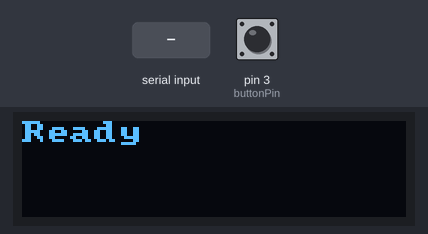
Simulated run of this sketch. Board: Arduino Uno, built for the host (arithmetic inside an expression is 32-bit, double 64-bit). Shown: 128×32 one-colour display. Wiring (inferred from the names in the program): MPU-6050 motion sensor at I2C address 0x68. The test bench sets the inputs (shaded band); at power-on: pin 3 (buttonPin) HIGH. What the sketch prints to the serial monitor is not drawn.

Above: at 1.2 s.
1.3 s: ";\n" received over the second serial link
At 2.5 s:
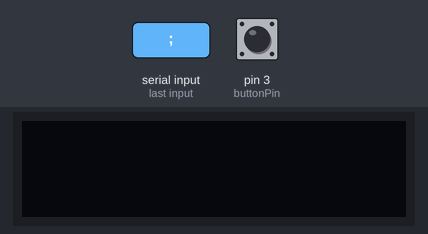
2.8 s: pin 3 (buttonPin) pulled LOW for 0.15 s
4.4 s: pin 3 (buttonPin) pulled LOW for 1 s
6.9 s: ";\n" received over Serial
Timing chart, 0 to 9.4 s (numbered marks = the images above; inputs shaded):
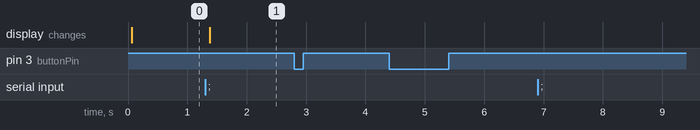

Measured:
- after the input at 1.3 s, the display: changes after 0.08 s (image 1)
- after the input at 2.8 s, every drawn part: stays the same
- after the input at 4.4 s, every drawn part: stays the same
- after the input at 6.9 s, every drawn part: stays the same

The sketch:

mywearableArduino.ino
```cpp
/********************************************************************************
** Bidirectional BLE Communication using a 2-step handshake protocol
*********************************************************************************/
unsigned long sampling_rate = 25;
unsigned long period = (1e6)/sampling_rate;

// BT Library
#include <AltSoftSerial.h>
AltSoftSerial hm10; // create the AltSoftSerial connection for the HM10
#include "I2Cdev.h"
//#include "MPU6050_6Axis_MotionApps20.h"
#include "MPU6050.h"
#include "Wire.h"

// Global Variables
char in_text[64];                           // Character buffer
bool bleConnected = false;                  // false == not connected, true == connected
unsigned long sendTimer = 0;                // timer for sending data once connected

// --------------------------------------------------------------------------------
// This function handles the BLE handshake
// It detects if central is sending "AT+...", indicating the handshake is not complete
// If a "T" is received right after an "A", we send back the handshake confirmation
// The function returns true if a connection is established and false otherwise
// --------------------------------------------------------------------------------
bool bleHandshake(char input) {
  static char lastChar;

  if (lastChar == 'A' & input == 'T') {
    hm10.print("#");
    delay(50);
    lastChar = ' ';
    hm10.flushInput();
    bleConnected = true;
    return true;
  }
  else {
    lastChar = input;
    return false;
  }
}

// --------------------------------------------------------------------------------
// This function reads characters from the HM-10
// It calls the bleHandshake() function to see if we are connecting
// Otherwise, it fills a buffer "in_text" until we see a ";" (our newline stand-in)
// --------------------------------------------------------------------------------
bool readBLE() {
  static int i = 0;
  char c = hm10.read();
  delay(50);
  if (bleHandshake(c)) {
    i = 0;
  }
  else {
    // If the buffer overflows, go back to its beginning
    if (i >= sizeof(in_text) - 1)
      i = 0;
    // All of our messages will terminate with ';' instead of a newline
    if (String(c) == ";") {

      in_text[i] = '\0'; // terminate the string
      i = 0;
      return true;
    }
    else {
      in_text[i++] = c;
    }
  }
  return false; // nothing to print
}

// --------------------------------------------------------------------------------
// Forward data from Serial to the BLE module
// This is useful to set the modes of the BLE module
// --------------------------------------------------------------------------------
void writeBLE() {
  static boolean newline = true;
  while (Serial.available()) {
    char c = Serial.read();

    // We cannot send newline to the HM-10 so we have to catch it
    if (c != '\n' & c != '\r')
      hm10.print(c);

    // Also print to Serial Monitor so we can see what we typed
    // If there is a new line character, print the ">" character
    if (newline) {
      Serial.print("\n>");
      newline = false;
    }

    if (c == '\n')
      newline = true;
  }
}

const int buttonPin = 3;
bool asleep = false;
volatile bool buttonPressed = false;


void buttonInterruptISR() {
  static unsigned long lastInterrupt = 0;
  unsigned long interruptTime = millis();
  if (interruptTime - lastInterrupt > 200)
    buttonPressed = true;
  lastInterrupt = interruptTime;
}

void toggleSleep() {
  //complete the if statement conditional for when the system should be going to sleep
  Serial.print("toggle sleep");
  if (buttonPressed) {
    asleep = !asleep;
    if (asleep) {
      Serial.print("Going to sleep");
      hm10.write("AT");
      delay(300);
      hm10.write("AT+ADTY3");
      delay(300);
      hm10.write("AT+SLEEP");
      asleep = true;
    }
    // Complete the if statement for when the system should be waking up
    else {
      Serial.println("Waking up!");
      hm10.write("AT+aaaaaaaaaaaaaaaaaaaaaaaaaaaaaaaaaaaaaaaaaaaaaaaaaaaaaaaaaaaaaaaaaaaaaaaaaaaaaaaa");
      delay(300);
      hm10.write("AT+ADTY0");
      delay(300);
      hm10.write("AT+RESET");
      delay(300);
      asleep = false;
      Serial.print("Awake");
    }

    buttonPressed = false;
  }
}


//// Define IMU pin variables
//const int interruptPin = 2;
//volatile bool imuDataReady = false;

// IMU data variables
int16_t ax, ay, az, tp, gx, gy, gz;

// IMU setup
const int MPU_addr = 0x68;  // I2C address of the MPU-6050
MPU6050 IMU(MPU_addr);      // Instantiate IMU object


#include "U8x8lib.h"
#define OLED_RESET 4
U8X8_SSD1306_128X32_UNIVISION_HW_I2C u8x8(OLED_RESET);

int index = 0;
char out_str[16];
int characterCounter = 0;

void initDisplay() {
  u8x8.begin();
  u8x8.setPowerSave(0);
  u8x8.setFont(u8x8_font_amstrad_cpc_extended_r);
  u8x8.setCursor(0, 0);
}
void showMessage(const char * message, int row, bool cleardisplay) {
  if (cleardisplay) {
    u8x8.clearDisplay();
  }
  u8x8.setCursor(0, row);
  u8x8.print(message);
}


//void interruptPinISR() {
//  imuDataReady = true;
//}

void initIMU() {

  // Initialize the IMU and the DMP (Digital Motion Processor) on the IMU
  IMU.initialize();
//  IMU.dmpInitialize();
//  IMU.setDMPEnabled(true);

  // Initialize I2C communications
  Wire.begin();
  Wire.beginTransmission(MPU_addr);
  Wire.write(0x6B);               // PWR_MGMT_1 register
  Wire.write(0);                      // Set to zero (wakes up the MPU-6050)
  Wire.endTransmission(true);

//  // Create an interrupt for pin2, which is connected to the INT pin of the MPU6050
//  pinMode(interruptPin, INPUT);
//  attachInterrupt(digitalPinToInterrupt(interruptPin), interruptPinISR, RISING);
}

void readIMU() {
  Wire.beginTransmission(MPU_addr);
  Wire.write(0x3B);                   // starting with register 0x3B (ACCEL_XOUT_H)
  Wire.endTransmission(false);

  Wire.requestFrom(MPU_addr, 14, true); // request a total of 14 registers

  //Temperature
  ax = Wire.read() << 8 | Wire.read();  // 0x3B (ACCEL_XOUT_H) & 0x3C (ACCEL_XOUT_L)
  ay = Wire.read() << 8 | Wire.read();  // 0x3D (ACCEL_YOUT_H) & 0x3E (ACCEL_YOUT_L)
  az = Wire.read() << 8 | Wire.read();  // 0x3F (ACCEL_ZOUT_H) & 0x40 (ACCEL_ZOUT_L)

  //Temperature
  tp = Wire.read() << 8 | Wire.read();  // 0x41 (TEMP_OUT_H) & 0x42 (TEMP_OUT_L)

  //Gyroscope (3 Axis)
  gx = Wire.read() << 8 | Wire.read();  // 0x43 (GYRO_XOUT_H) & 0x44 (GYRO_XOUT_L)
  gy = Wire.read() << 8 | Wire.read();  // 0x45 (GYRO_YOUT_H) & 0x46 (GYRO_YOUT_L)
  gz = Wire.read() << 8 | Wire.read();  // 0x47 (GYRO_ZOUT_H) & 0x48 (GYRO_ZOUT_L)
}

bool getData()
{
  bool newData = false;
  //if (imuDataReady)
  //{
    readIMU();
    newData = true;
  //  imuDataReady = false;
  //}
  return newData;
}


const int ppgPin = A1; // Analog input pin for the PPG
int ppgValue = 0;      // Value read from PPG (0-1023)


void sendDataIMU(unsigned long currTimeMicros) {
  unsigned long sum  = 0;
  char L1[7];
  char IMUSend[22];
  unsigned long currTime = currTimeMicros/1000;
  unsigned long absAx = abs(ax);
  unsigned long absAy = abs(ay);
  unsigned long absAz = abs(az);
  ppgValue = analogRead(ppgPin);

  sum = absAx + absAy + absAz;
  sprintf(IMUSend, "%8ld,%5ld,%5d;", currTime, sum, ppgValue);

  hm10.write(IMUSend);
}


// --------------------------------------------------------------------------------
// Setup: executed once at startup or reset
// --------------------------------------------------------------------------------
void setup() {
  pinMode(ppgPin, INPUT);
  pinMode(3, INPUT_PULLUP);
  Serial.begin(9600);
  hm10.begin(9600);
  Serial.println("==============================");
  Serial.println("BLE Handshake Code Started");
  Serial.println("==============================");
  attachInterrupt(digitalPinToInterrupt(3), buttonInterruptISR, FALLING);
  initIMU();
  initDisplay();
  showMessage("Ready", 0, false);


}

// --------------------------------------------------------------------------------
// Loop: main code; executed in an infinite loop
// --------------------------------------------------------------------------------


void loop() {

  if (buttonPressed) {
    toggleSleep();
  }
  if (asleep == false) {
    if (hm10.available()) {
      // Read a message from the BLE module and send to the Serial Monitor
      if (readBLE()) {
        Serial.println(in_text);
        showMessage(in_text, 0, true);
      }
    }
    // Read from the Serial Monitor and send to the BLE module
    if (Serial.available()) writeBLE();

    // If we know we are connected, start sending data back
    if (bleConnected) {
      unsigned long currentTime = micros();
      if (currentTime - sendTimer >= period) {
        sendTimer = currentTime;
        getData();
        sendDataIMU(currentTime);
      }
    }
  }
}
```
